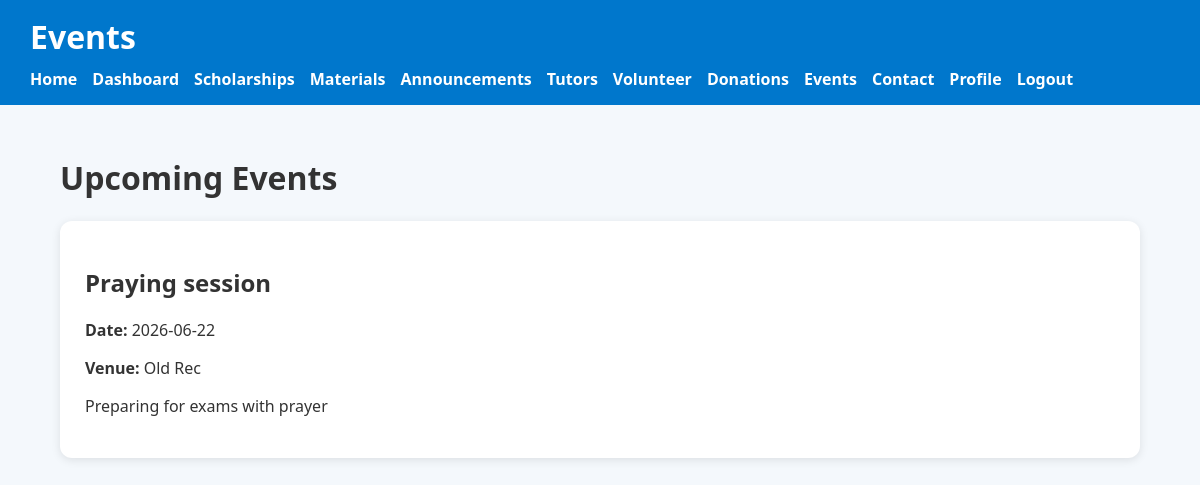
Screenshot of /events.php with the database file from the repository.
### tables this page shows
CREATE TABLE `events` (
  `id` int(11) NOT NULL,
  `title` varchar(100) DEFAULT NULL,
  `date` date DEFAULT NULL,
  `venue` varchar(100) DEFAULT NULL,
  `description` text DEFAULT NULL
);

### events.php (the view, shortened to what this page needs)
<?php
include("db.php");
$result=mysqli_query(
$conn,
"SELECT * FROM events
ORDER BY date ASC");
?>
<!DOCTYPE html>
<html>
<head>
<link rel="stylesheet" href="style.css">
</head>
<body>
<header>
<h1>Events</h1>
<nav>
<a href="index.php">Home</a>
<a href="dashboard.php">Dashboard</a>
<a href="scholarships.php">Scholarships</a>
<a href="materials.php">Materials</a>
<a href="announcements.php">Announcements</a>
<a href="tutors.php">Tutors</a>
<a href="volunteer.php">Volunteer</a>
<a href="donations.php">Donations</a>
<a href="events.php">Events</a>
<a href="contact.php">Contact</a>
<a href="profile.php">Profile</a>
<a href="logout.php">Logout</a>
</nav>
</header>
<div class="container">
<h1>Upcoming Events</h1>
<?php while($row=mysqli_fetch_assoc($result)){ ?>
<div class="card">
<h2>
<?php echo $row['title']; ?>
</h2>
<p>
<b>Date:</b>
<?php echo $row['date']; ?>
</p>
<p>
<b>Venue:</b>
<?php echo $row['venue']; ?>
</p>
<p>
<?php echo $row['description']; ?>
</p>
</div>
<br>
<?php } ?>
</div>
</body>
</html>

### style.css (style rules this page uses)
body { margin:0; font-family:Segoe UI, Arial, sans-serif; background:#f4f8fc; color:#333; }
header { background:#0077CC; color:white; padding:15px 30px; }
header h1 { margin:0; }
nav { margin-top:10px; display:flex; flex-wrap:wrap; gap:15px; }
nav a { color:white; text-decoration:none; font-weight:bold; }
.container { width:90%; max-width:1100px; margin:auto; padding:30px 0; }
.card { background:white; padding:25px; border-radius:12px; box-shadow:0 2px 10px rgba(0,0,0,0.1); transition:.3s; margin-bottom:20px; }

### rows the page displays
events: title "Praying session", date "2026-06-22", venue "Old Rec", description "Preparing for exams with prayer"
